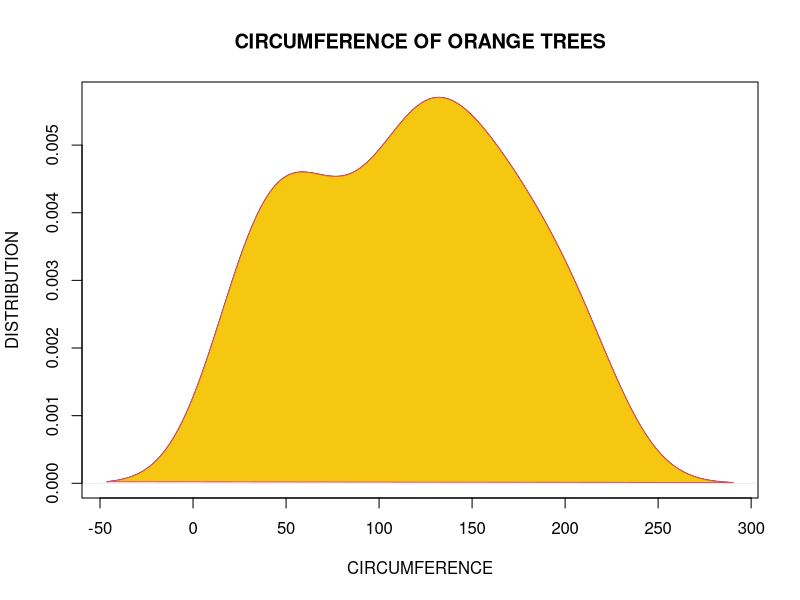
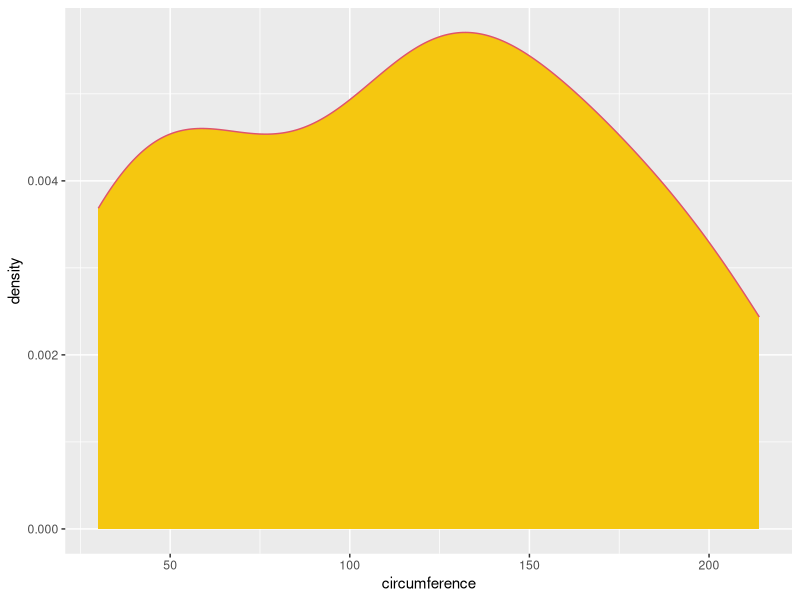
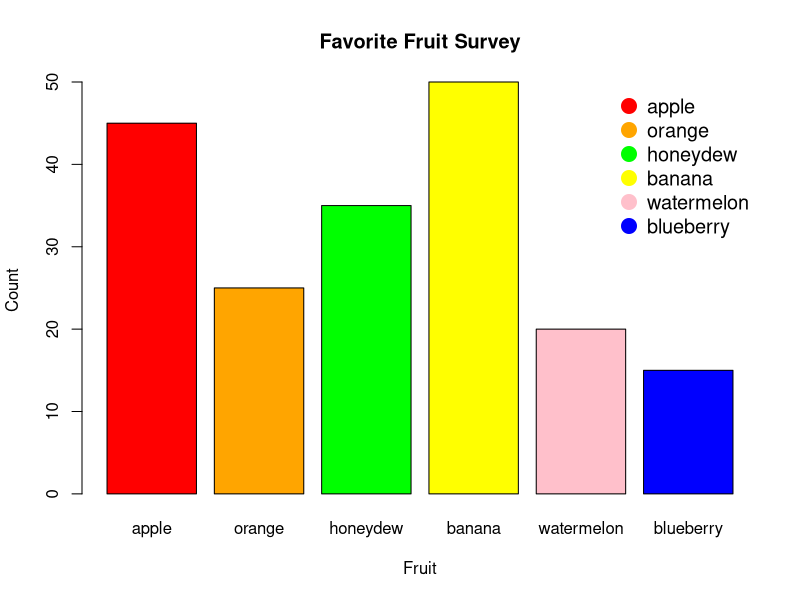
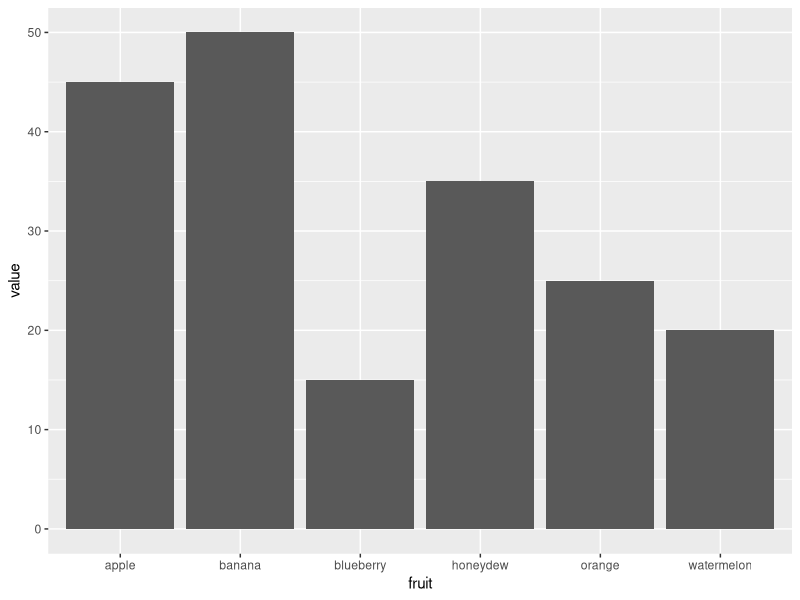
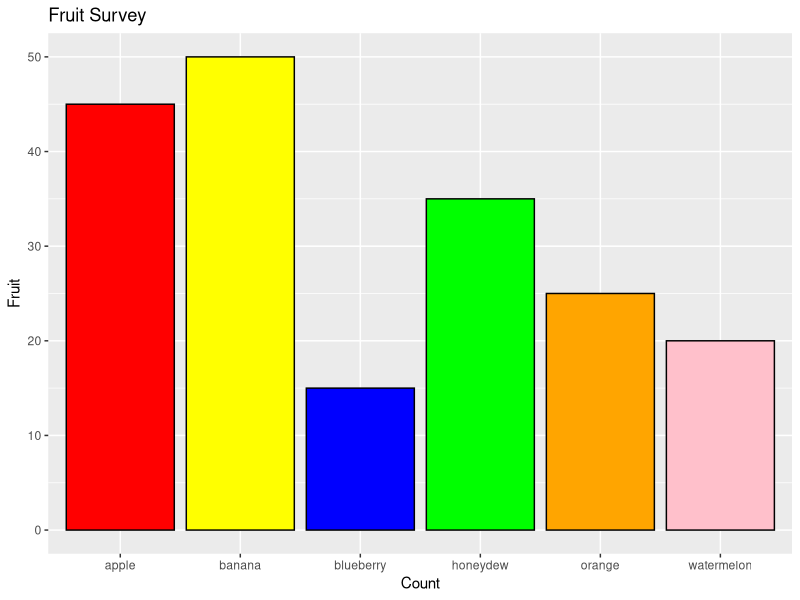
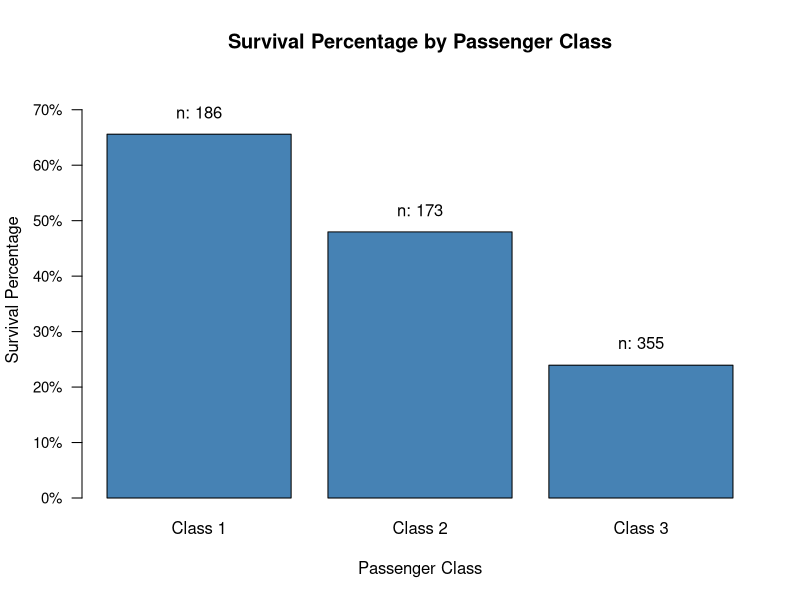
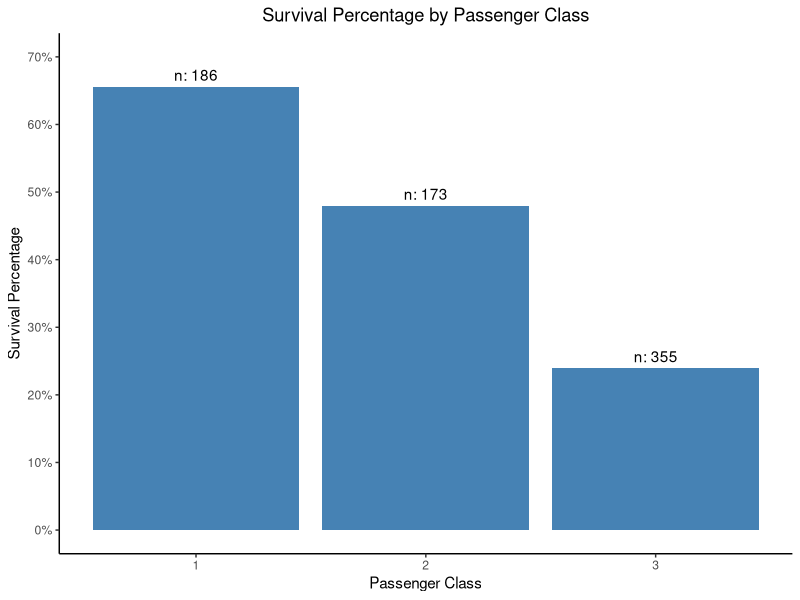
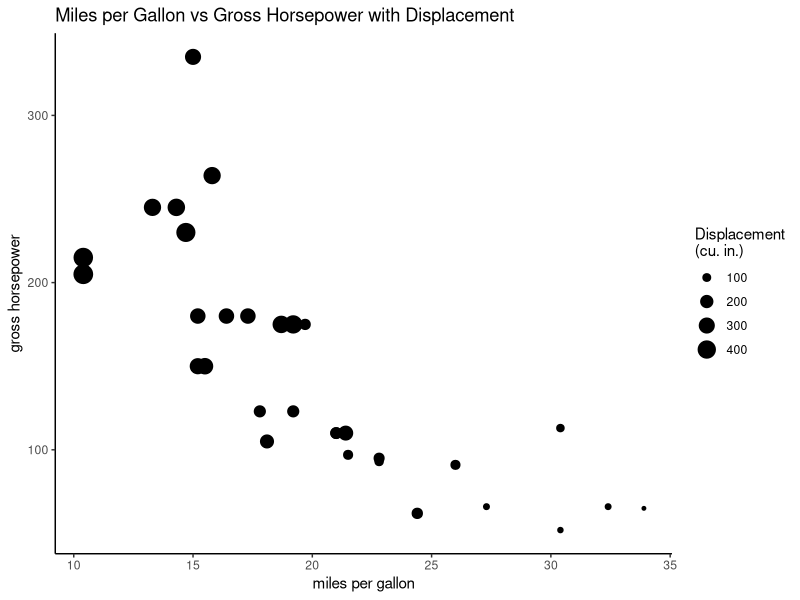

The R script that drew these images, in order:
## ---- chunk 1
knitr::opts_chunk$set(echo = TRUE)
library(tidyverse)
## ---- chunk 2
# get a dataset from R
# Orange dataset has information about the growth of orange trees
orange <- Orange
head(orange)
## ---- chunk 3
# create a density plot
plot(density(orange$circumference),
     main = "CIRCUMFERENCE OF ORANGE TREES",
     xlab = "CIRCUMFERENCE",
     ylab = "DISTRIBUTION")

polygon(density(orange$circumference), col=7, border=2)
## ---- chunk 4
# create the density plot

orange %>%
  ggplot( aes(x = circumference)) +
  geom_density(fill= 7, color= 2)

## ---- chunk 5
### Create a data set to work with
survey <- c(apple=45, orange=25, honeydew=35, banana=50, watermelon=20, blueberry=15)

survey

### Create a barchart with titles and color
barplot(survey,
        main="Favorite Fruit Survey",
        xlab="Fruit",
        ylab="Count",
        col=c("red", "orange", "green", "yellow", "pink", "blue"))

### Add a legend
legend("topright",
       legend = c("apple", "orange", "honeydew", "banana", "watermelon", "blueberry"),
       col = c("red", "orange", "green", "yellow", "pink", "blue"),
       pch = 19,
       bty = "n",
       pt.cex = 2,
       cex = 1.2)

## ---- chunk 6
# First load ggplot2
library(ggplot2)

# Use the same data set created in the base r example but make it into a data frame
survey1 <- data.frame(
  fruit=c("apple", "orange", "honeydew", "banana", "watermelon", "blueberry"),
  value=c(45, 25, 35, 50, 20, 15))

# Create the barchart
ggplot(survey1, aes(x=fruit, y=value)) + geom_bar(stat="identity") 

# Add color with black outlines
ggplot(survey1, aes(x=fruit, y=value)) + geom_bar(stat="identity", fill=c("red", "orange", "green", "yellow", "pink", "blue"), color="black") + labs(x="Count", y="Fruit", title="Fruit Survey") + theme(legend.position = "none")

## ---- chunk 7
titanic <- read.csv("data/titanic.csv")
## ---- chunk 8
# calculate survival percentage by class and count by class.
surv_pct <- aggregate(Survived ~ Pclass, data = titanic, FUN = mean)
class_ct <- aggregate(Survived ~ Pclass, data = titanic, FUN = length)

# Merge those two results into a single data frame, and specify 
# column names
by_class_data <- merge(surv_pct, class_ct,
                       by = "Pclass")
colnames(by_class_data) <- c("Pclass", "Surv_Pct", "Count")
#str(by_class_data)
## ---- chunk 9
plt <- barplot(by_class_data$Surv_Pct, 
               names.arg = paste("Class", by_class_data$Pclass),
               col = 'steelblue',
               main = "Survival Percentage by Passenger Class",
               ylab = "Survival Percentage",
               xlab = "Passenger Class",
               ylim = c(0.0, 0.75),
               axes = FALSE
)

# Add y axis
axis(2, at = seq(0.0, 0.7, by = 0.1),
     labels = paste(seq(0, 70, by = 10), "%", sep=""),
     las = 1,
     cex.axis = 0.9)

# Add the text of the labels
text(x = plt, 
     y = by_class_data$Surv_Pct + 0.04, 
     labels = paste("n: ", by_class_data$Count, sep=""), 
     cex=1) 
## ---- chunk 10
titanic <- read_csv("data/titanic.csv")
## ---- chunk 11
survival <- titanic %>%  
  group_by(Pclass) %>% 
  summarize(Count = n(),
            Surv_Pct = mean(Survived))
## ---- chunk 12
ggplot(survival, aes(x = Pclass, y = Surv_Pct)) +
  geom_col(fill = "steelblue") +
  geom_text(aes(label = paste("n: ", Count, sep="")), vjust = -0.5) +
  xlab("Passenger Class") +
  ylab("Survival Percentage") +
  ggtitle("Survival Percentage by Passenger Class") +
  scale_y_continuous(limits = c(0, 0.70),
                     breaks = seq(0, .7, by = 0.10),
                     labels = paste(seq(0, 70, by = 10), "%", sep=""))  +
  theme_classic() +
  theme(plot.title = element_text(hjust = 0.5)) # Centers title
## ---- chunk 13
ggplot(mtcars, aes(x=mpg, y=hp, size=disp))+
  geom_point()+
  ggtitle('Miles per Gallon vs Gross Horsepower with Displacement')+
  labs(size = 'Displacement\n(cu. in.)', x='miles per gallon', y='gross horsepower')+
  theme_classic()
## ---- chunk 14
par(mar=c(4, 5, 2, 8), xpd = T) # bottom, left, top, right

plot(mtcars$mpg, mtcars$hp, cex = sqrt(mtcars$disp/3.14)/5,
     pch=16,
     main = 'Miles per Gallon vs Gross Horsepower with Displacement',
     xlab = 'miles per gallon',
     ylab = 'gross horspower')
legend('right', inset=c(-0.35,0),
       legend=c('100', '200', '300', '400'),
       title = 'Displacement\n(cu. in.)',
       pch=16, ncol=1, pt.cex = sqrt(c(100, 200, 300, 400)/3.14)/5,
       bty = 'n')
